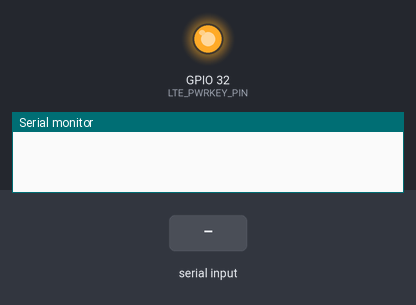
A sketch run on a simulated ESP32. Shown: output pins drawn as LEDs (lit = HIGH), the last lines printed to the serial monitor. The inputs (shaded band) are chosen by the test bench. The modem accepts every AT command (registered, SIM ready, sends succeed) and sends nothing else.

Above: at 0.1 s.
At 18.2 s:
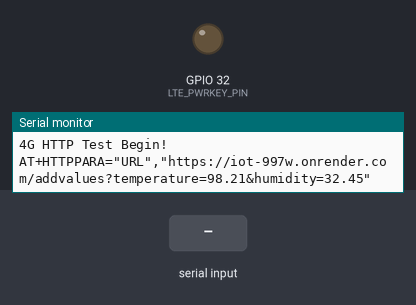
18.3 s: "1" received over the second serial link
Timing chart, 0 to 21.3 s (numbered marks = the images above; inputs shaded):
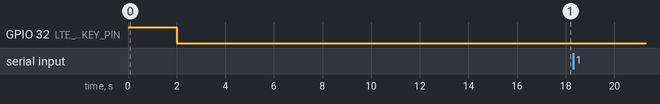

The sketch:

samplegsm.ino
```cpp
#include <stdio.h>
#include <string.h>
//#include <DHT.h>

//String Apikey = "YYHMW3240HI0KL4J";

#define DEBUG true

#define LTE_PWRKEY_PIN 32


#define Sensor_PIN 3  //D3-DHT11
#define SerialUSB Serial


//DHT  dht(Sensor_PIN,DHT11);


void setup()
{
    SerialUSB.begin(115200);
    Serial1.begin(115200, SERIAL_8N1, 16, 17);
     pinMode(LTE_PWRKEY_PIN, OUTPUT);
    digitalWrite(LTE_PWRKEY_PIN, HIGH);
    delay(2000);
    digitalWrite(LTE_PWRKEY_PIN, LOW);
    delay(5000);


    sendData("AT+CCID", 3000, DEBUG);
    sendData("AT+CREG?", 3000, DEBUG);
    sendData("AT+CGATT=1", 1000, DEBUG);
    sendData("AT+CGACT=1,1", 1000, DEBUG);
    sendData("AT+CGDCONT=1,\"IP\",\"airtelgprs.com\"", 1000, DEBUG);

    //sendData("AT+CIPSTART=\"TCP\",\"www.mirocast.com\",80", 2000, DEBUG);
    SerialUSB.println("4G HTTP Test Begin!");

  //  dht.begin();
    delay(1000);
}

void loop()
{
    //--------Get temperature and humidity-------------
    float h = 32.45;
    float t = 98.21;

    //-----------HTTP---------------------
    String http_str = "AT+HTTPPARA=\"URL\",\"https://iot-997w.onrender.com/addvalues?temperature=" + String(t) + "&humidity=" + String(h) + "\"\r\n";
    SerialUSB.println(http_str);

    sendData("AT+HTTPINIT\r\n", 2000, DEBUG);
    sendData(http_str, 2000, DEBUG);
    sendData("AT+HTTPACTION=0\r\n", 3000, DEBUG);
    sendData("AT+HTTPTERM\r\n", 3000, DEBUG);

    delay(5000);

}
String sendData(String command, const int timeout, boolean debug)
{
  String response = "";
  Serial1.println(command);

  long int time = millis();
  while ( (time + timeout) > millis())
  {
    while (Serial1.available())
    {
      char c = Serial1.read();
      response += c;
    }
  }
  if (debug)
  {
    SerialUSB.print(response);
  }
  return response;
}
```
